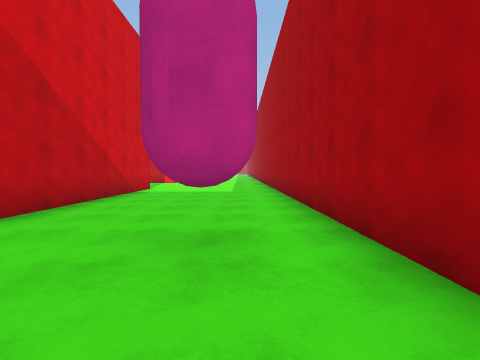
[1] (above)

22 first-person views from a walk through a scene from a Unity 3-D project. The camera is 1.3 m above the floor, tilts 2° down and sees 85° across. The floor is counted in squares, 2 m on a side. Each view is taken from the middle of a square. On the plan, view 1 faces up. The plan holds only what a view shows up to about 9 squares ahead; the rest is blank. The place goes on beyond the plan.

[2]
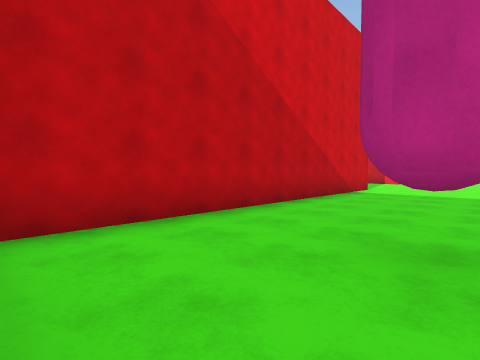

[3]
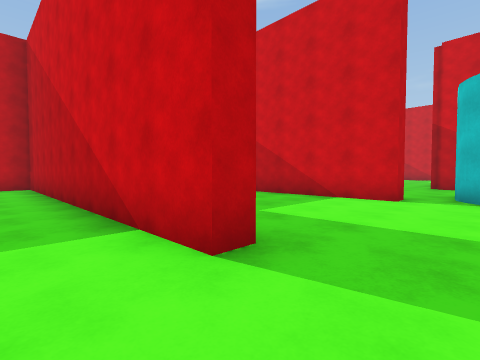

[4]
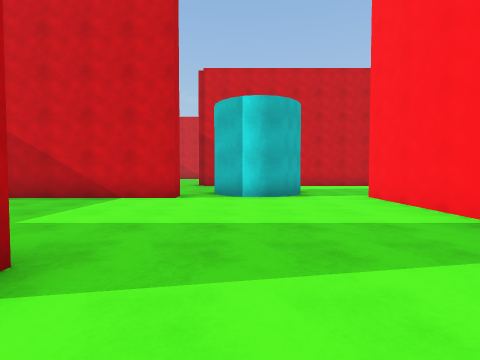

[5]
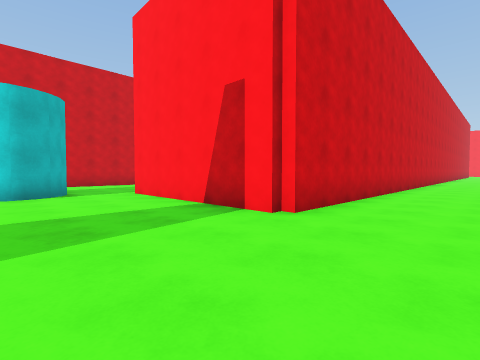

[6]
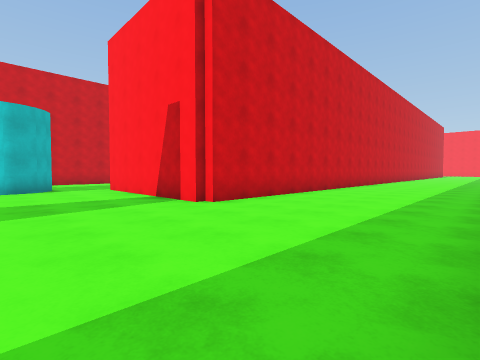

[7]
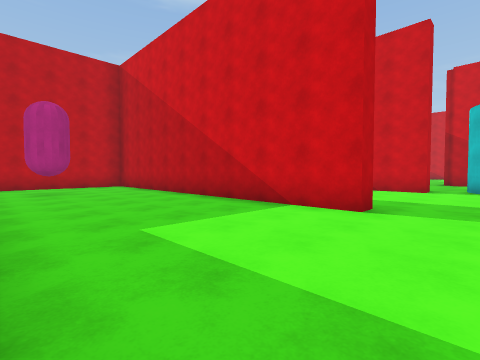

[8]
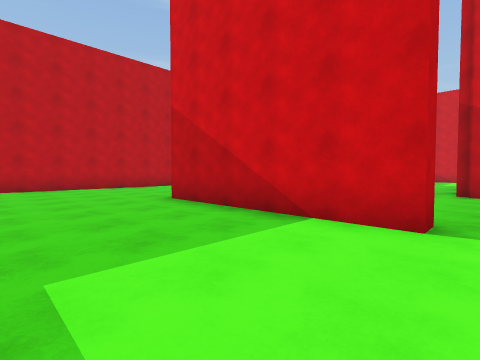

[9]
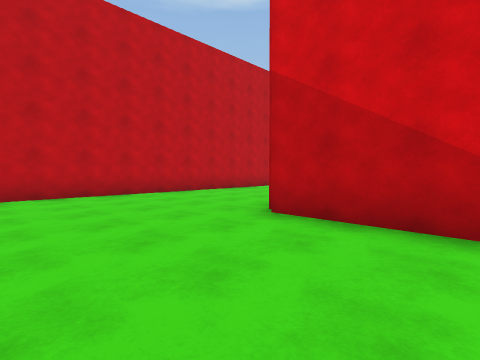

[10]
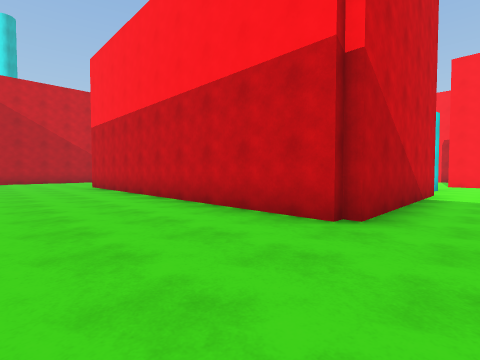

[11]
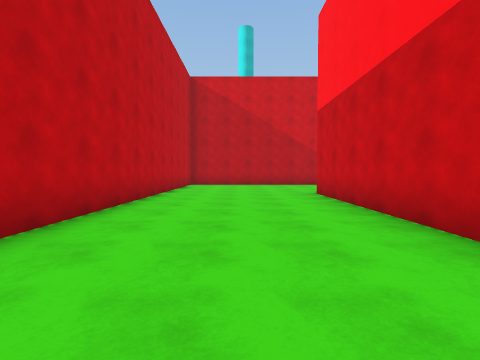

[12]
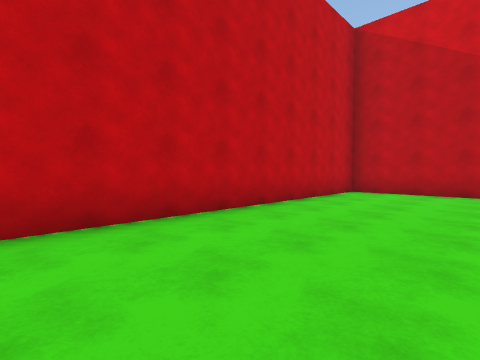

[13]
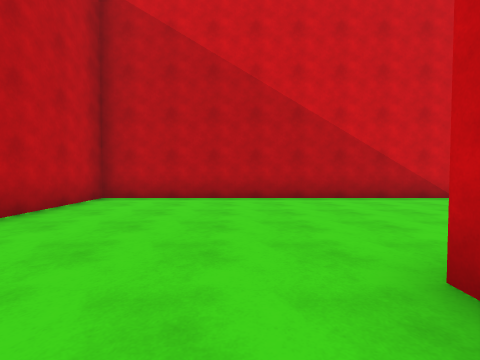

[14]
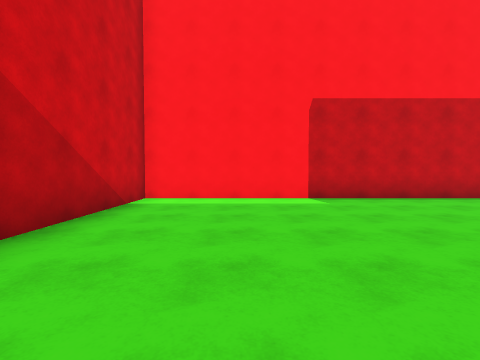

[15]
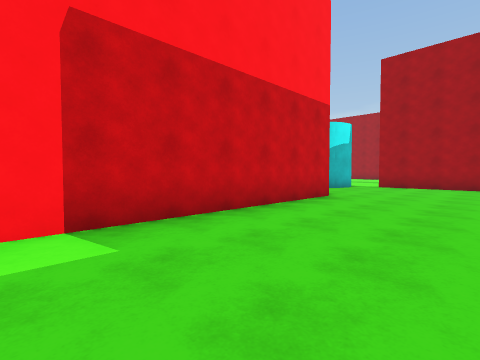

[16]
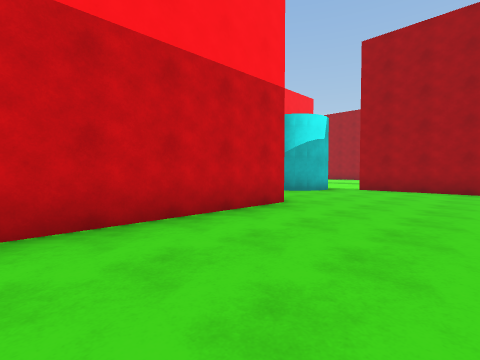

[17]
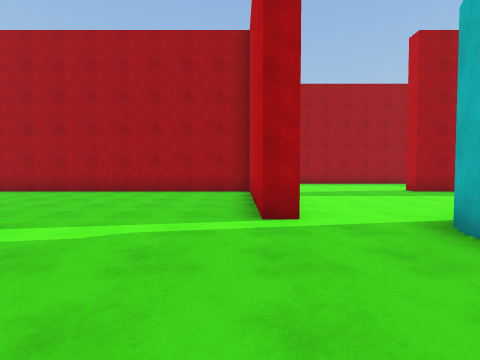

[18]
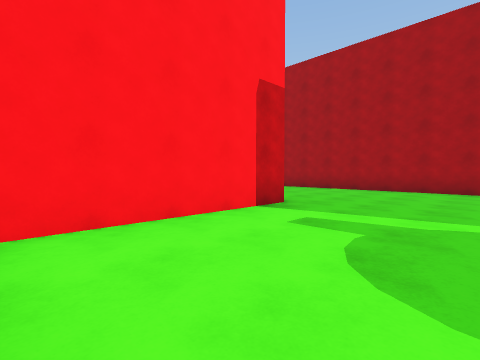

[19]
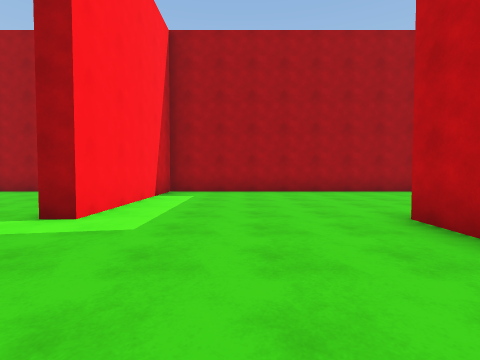

[20]
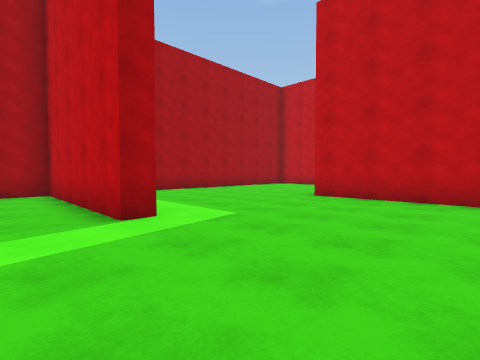

[21]
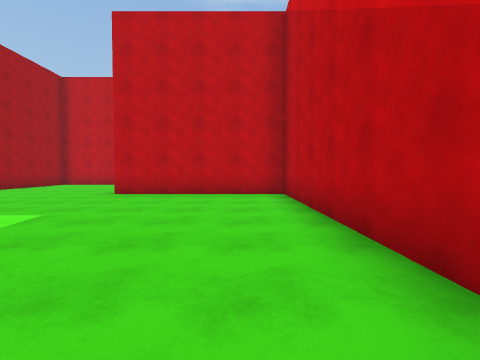

[22]
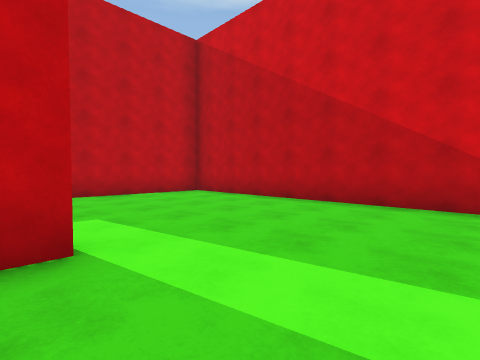

### Floor plan
Points are (right, up) in squares from view 1. A wall is a line through its corners. A room is listed if a view was taken in it or the views show most of it. See-through windows are left out.
Room 1 (views 1, 2, 3, 4, 5, 6, 7, 8, 9, 10, 11, 12, 13, 14, 15, 16, 17, 18, 19, 20, 21, 22)
walls: (-8.4, 11.7) (-8.5, 10.9); (-8.5, 12.1) (-8.4, 11.3); (-8.7, 10.8) (-9.1, 10.3); (-9.4, 12.7) (-8.9, 12.5) (-8.7, 12.2) (-8.3, 11.5) (-8.8, 10.6) (-9.3, 10.3) (-9.7, 10.2) (-10.1, 10.3); (-9.9, 10.2) (-10.4, 10.5); (-10.3, 10.3) (-10.8, 10.8); (-3.7, 14.6) (-3.7, 24.2) (-8.5, 24.2) (-8.5, 24.7) (-3.7, 24.7) (-3.7, 25.8); (-8.7, 6.4) (-8.7, 9.5) (-8.3, 9.5) (-8.3, 4.2) (-18.5, 4.2); (-13.3, 10) (-13.3, 9.2) (-23.2, 9.2) (-23.2, -0.3) (-13.5, -0.3); (-3.7, 8.1) (-3.7, 9.5) (-3.2, 9.5) (-3.2, -0.3) (-2.5, -0.3); (-8.4, 19.2) (-12.9, 19.2); (-3.2, 21.5) (-3.2, 14.2) (-8.5, 14.2) (-8.5, 14.7) (-4.2, 14.7); (-10.5, -0.3) (-5.2, -0.3); (1.3, 1.2) (1.3, 8.9); (-0.5, -0.3) (0.5, -0.3); (-13.3, 26.9) (-13.3, 19.7) (-8.5, 19.7)
objects: pink capsule (0, 2)

Positions as (right, up) in squares from view 1, and headings:
1: (0, 0), facing up
2: (0, 0), facing up-left
3: (-2, 11), facing down-left
4: (-2, 11), facing left
5: (-1, 11), facing up-left
6: (1, 11), facing up-left
7: (1, 11), facing down-left
8: (-5, 10), facing down-left
9: (-5, 7), facing down-left
10: (-7, 1), facing up-left
11: (-11, 2), facing left
12: (-15, 3), facing down-left
13: (-17, 3), facing left
14: (-21, 3), facing up
15: (-20, 6), facing up-right
16: (-18, 6), facing up-right
17: (-12, 15), facing right
18: (-13, 16), facing up-right
19: (-12, 22), facing right
20: (-12, 26), facing down-right
21: (-12, 27), facing down
22: (-8, 27), facing down-left
